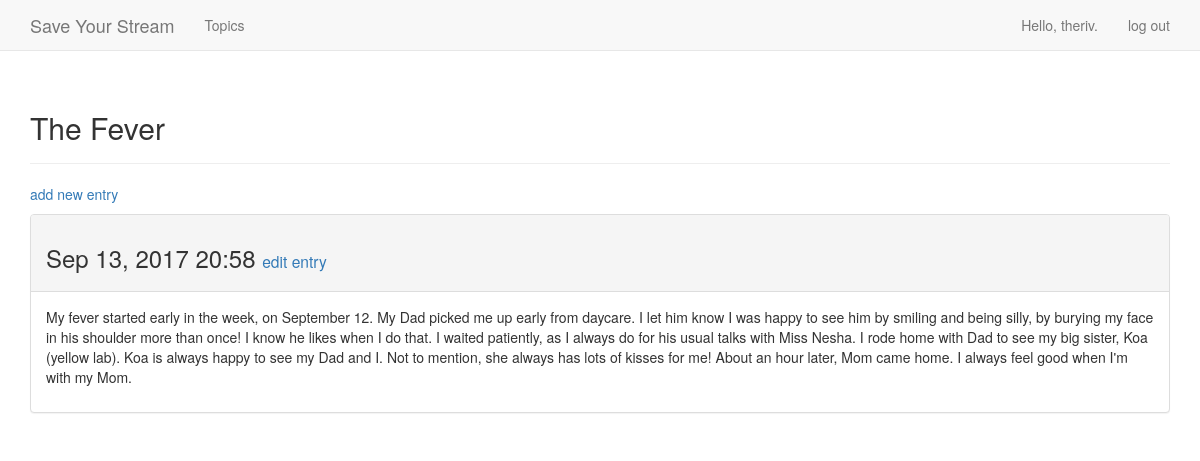
/topics/5/ (signed in), run on an earlier commit of the app's database.
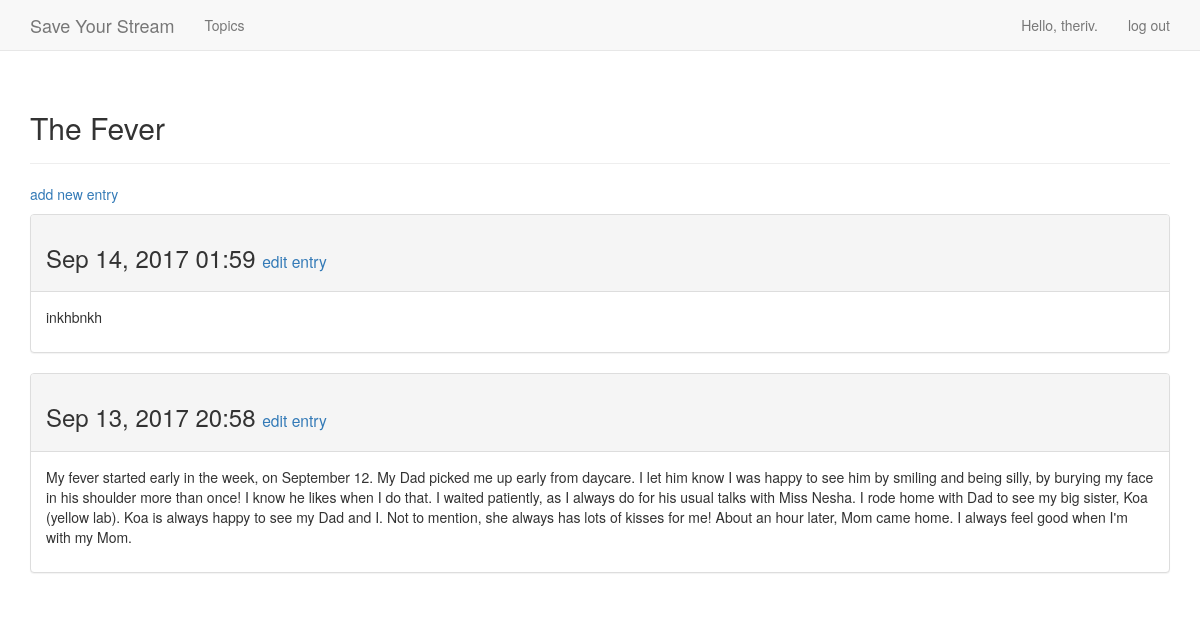
And on a later commit of the database.
### projects/models.py (models this page shows, shortened)
class Entry(models.Model):
    topic = models.ForeignKey(Topic)
    text = models.TextField()
    date_added = models.DateTimeField(auto_now_add=True)
    class Meta:
        verbose_name_plural = 'entries'

### projects/views.py (the view)
# urls.py: url(r'^topics/(?P<topic_id>\d+)/$', views.topic, name='topic'),
@login_required
def topic(request, topic_id):
	"""Show a single topic and all of its entries."""
	topic = Topic.objects.get(id=topic_id)
	if topic.owner != request.user:
		raise Http404
	entries = topic.entry_set.order_by('-date_added')
	context = {'topic': topic, 'entries': entries}
	return render(request, 'projects/topic.html', context)

### projects/models.py (called while the page is built)
    def __str__(self):
        return self.text

### projects/templates/projects/topic.html
{% extends 'projects/base.html' %}
{% block header %}
  <h2>{{ topic }}</h2>
{% endblock header %}
{% block content %}
  <p>
    <a href="{% url 'projects:new_entry' topic.id %}">add new entry</a>
  </p>
  {% for entry in entries %}
    <div class="panel panel-default">
      <div class="panel-heading">
        <h3>
          {{ entry.date_added|date:'M d, Y H:i' }}
          <small>
            <a href="{% url 'projects:edit_entry' entry.id %}">
              edit entry</a>
          </small>
        </h3>
      </div>
      <div class="panel-body">
        {{ entry.text|linebreaks }}
      </div>
    </div>
  {% empty %}
    There are no entries for this topic yet.
  {% endfor %}
{% endblock content %}

What changed in the data, as far as the page shows it:
added Entry: date_added "Sep 14, 2017 01:59", text "inkhbnkh"
